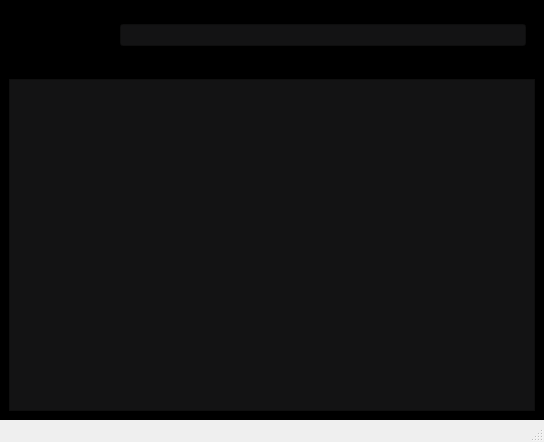
<?xml version="1.0" encoding="UTF-8"?>
<ui version="4.0">
 <class>MainWindow</class>
 <widget class="QMainWindow" name="MainWindow">
  <property name="windowModality">
   <enum>Qt::WindowModality::NonModal</enum>
  </property>
  <property name="geometry">
   <rect>
    <x>0</x>
    <y>0</y>
    <width>544</width>
    <height>442</height>
   </rect>
  </property>
  <property name="minimumSize">
   <size>
    <width>0</width>
    <height>0</height>
   </size>
  </property>
  <property name="maximumSize">
   <size>
    <width>930</width>
    <height>520</height>
   </size>
  </property>
  <property name="windowTitle">
   <string>PRODUTOS</string>
  </property>
  <property name="styleSheet">
   <string notr="true">#centralwidget{
	background-color: black;
}

#centralwidget QLineEdit{
	background-color: #131314;
}

#centralwidget QTableWidget{
	background-color: #131314;
}</string>
  </property>
  <widget class="QWidget" name="centralwidget">
   <property name="styleSheet">
    <string notr="true"/>
   </property>
   <layout class="QVBoxLayout" name="verticalLayout">
    <property name="spacing">
     <number>0</number>
    </property>
    <property name="leftMargin">
     <number>0</number>
    </property>
    <property name="topMargin">
     <number>0</number>
    </property>
    <property name="rightMargin">
     <number>0</number>
    </property>
    <property name="bottomMargin">
     <number>0</number>
    </property>
    <item>
     <widget class="QWidget" name="widget" native="true">
      <property name="minimumSize">
       <size>
        <width>0</width>
        <height>70</height>
       </size>
      </property>
      <property name="maximumSize">
       <size>
        <width>16777215</width>
        <height>70</height>
       </size>
      </property>
      <property name="styleSheet">
       <string notr="true"/>
      </property>
      <layout class="QHBoxLayout" name="horizontalLayout">
       <property name="spacing">
        <number>0</number>
       </property>
       <property name="leftMargin">
        <number>0</number>
       </property>
       <property name="topMargin">
        <number>0</number>
       </property>
       <property name="rightMargin">
        <number>0</number>
       </property>
       <property name="bottomMargin">
        <number>0</number>
       </property>
       <item>
        <widget class="QWidget" name="widget_3" native="true">
         <property name="minimumSize">
          <size>
           <width>120</width>
           <height>0</height>
          </size>
         </property>
         <property name="maximumSize">
          <size>
           <width>120</width>
           <height>120</height>
          </size>
         </property>
         <property name="styleSheet">
          <string notr="true"/>
         </property>
         <layout class="QVBoxLayout" name="verticalLayout_4">
          <item>
           <widget class="QLabel" name="label">
            <property name="maximumSize">
             <size>
              <width>120</width>
              <height>16777215</height>
             </size>
            </property>
            <property name="styleSheet">
             <string notr="true">border: transparent;</string>
            </property>
            <property name="text">
             <string>PRODUTO</string>
            </property>
            <property name="alignment">
             <set>Qt::AlignmentFlag::AlignCenter</set>
            </property>
           </widget>
          </item>
         </layout>
        </widget>
       </item>
       <item>
        <widget class="QWidget" name="widget_4" native="true">
         <property name="minimumSize">
          <size>
           <width>0</width>
           <height>0</height>
          </size>
         </property>
         <layout class="QVBoxLayout" name="verticalLayout_3">
          <property name="spacing">
           <number>0</number>
          </property>
          <property name="leftMargin">
           <number>0</number>
          </property>
          <property name="topMargin">
           <number>0</number>
          </property>
          <property name="rightMargin">
           <number>0</number>
          </property>
          <property name="bottomMargin">
           <number>0</number>
          </property>
          <item>
           <widget class="QLineEdit" name="FilterProducts">
            <property name="maximumSize">
             <size>
              <width>550</width>
              <height>16777215</height>
             </size>
            </property>
            <property name="styleSheet">
             <string notr="true">border-left: 1px solid red;
border-right: 1px solid red;</string>
            </property>
           </widget>
          </item>
         </layout>
        </widget>
       </item>
       <item>
        <widget class="QWidget" name="widget_5" native="true">
         <property name="minimumSize">
          <size>
           <width>0</width>
           <height>0</height>
          </size>
         </property>
         <property name="styleSheet">
          <string notr="true"/>
         </property>
         <layout class="QHBoxLayout" name="horizontalLayout_2"/>
        </widget>
       </item>
      </layout>
     </widget>
    </item>
    <item>
     <widget class="QFrame" name="products">
      <layout class="QVBoxLayout" name="verticalLayout_5">
       <item>
        <widget class="QTableWidget" name="tableWidget"/>
       </item>
      </layout>
     </widget>
    </item>
   </layout>
  </widget>
  <widget class="QStatusBar" name="statusbar"/>
 </widget>
 <resources/>
 <connections/>
</ui>
